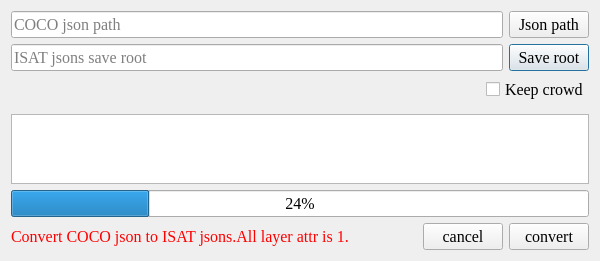
<?xml version="1.0" encoding="UTF-8"?>
<ui version="4.0">
 <class>DialogImport</class>
 <widget class="QDialog" name="DialogImport">
  <property name="windowModality">
   <enum>Qt::NonModal</enum>
  </property>
  <property name="geometry">
   <rect>
    <x>0</x>
    <y>0</y>
    <width>600</width>
    <height>257</height>
   </rect>
  </property>
  <property name="font">
   <font>
    <family>Times New Roman</family>
    <pointsize>12</pointsize>
   </font>
  </property>
  <property name="windowTitle">
   <string>Import</string>
  </property>
  <property name="sizeGripEnabled">
   <bool>false</bool>
  </property>
  <property name="modal">
   <bool>false</bool>
  </property>
  <layout class="QVBoxLayout" name="verticalLayout">
   <item>
    <widget class="QWidget" name="widget" native="true">
     <layout class="QGridLayout" name="gridLayout">
      <property name="leftMargin">
       <number>0</number>
      </property>
      <property name="topMargin">
       <number>0</number>
      </property>
      <property name="rightMargin">
       <number>0</number>
      </property>
      <property name="bottomMargin">
       <number>0</number>
      </property>
      <item row="3" column="1">
       <widget class="QPushButton" name="pushButton_save_root">
        <property name="text">
         <string>Save root</string>
        </property>
       </widget>
      </item>
      <item row="2" column="1">
       <widget class="QPushButton" name="pushButton_label_path">
        <property name="text">
         <string>Json path</string>
        </property>
       </widget>
      </item>
      <item row="3" column="0">
       <widget class="QLineEdit" name="lineEdit_save_root">
        <property name="enabled">
         <bool>true</bool>
        </property>
        <property name="readOnly">
         <bool>true</bool>
        </property>
        <property name="placeholderText">
         <string>ISAT jsons save root</string>
        </property>
       </widget>
      </item>
      <item row="2" column="0">
       <widget class="QLineEdit" name="lineEdit_label_path">
        <property name="enabled">
         <bool>true</bool>
        </property>
        <property name="readOnly">
         <bool>true</bool>
        </property>
        <property name="placeholderText">
         <string>COCO json path</string>
        </property>
       </widget>
      </item>
     </layout>
    </widget>
   </item>
   <item>
    <widget class="QWidget" name="widget_3" native="true">
     <layout class="QHBoxLayout" name="horizontalLayout_2">
      <property name="leftMargin">
       <number>0</number>
      </property>
      <property name="topMargin">
       <number>0</number>
      </property>
      <property name="rightMargin">
       <number>0</number>
      </property>
      <property name="bottomMargin">
       <number>0</number>
      </property>
      <item>
       <spacer name="horizontalSpacer_2">
        <property name="orientation">
         <enum>Qt::Horizontal</enum>
        </property>
        <property name="sizeHint" stdset="0">
         <size>
          <width>40</width>
          <height>20</height>
         </size>
        </property>
       </spacer>
      </item>
      <item>
       <widget class="QCheckBox" name="checkBox_keepcrowd">
        <property name="text">
         <string>Keep crowd</string>
        </property>
       </widget>
      </item>
     </layout>
    </widget>
   </item>
   <item>
    <widget class="QWidget" name="widget_4" native="true">
     <layout class="QHBoxLayout" name="horizontalLayout_3">
      <property name="leftMargin">
       <number>0</number>
      </property>
      <property name="topMargin">
       <number>0</number>
      </property>
      <property name="rightMargin">
       <number>0</number>
      </property>
      <property name="bottomMargin">
       <number>0</number>
      </property>
     </layout>
    </widget>
   </item>
   <item>
    <widget class="QTextBrowser" name="textBrowser">
     <property name="font">
      <font>
       <family>宋体</family>
       <pointsize>12</pointsize>
      </font>
     </property>
     <property name="lineWrapMode">
      <enum>QTextEdit::NoWrap</enum>
     </property>
    </widget>
   </item>
   <item>
    <widget class="QProgressBar" name="progressBar">
     <property name="value">
      <number>24</number>
     </property>
    </widget>
   </item>
   <item>
    <widget class="QWidget" name="widget_2" native="true">
     <layout class="QHBoxLayout" name="horizontalLayout">
      <property name="leftMargin">
       <number>0</number>
      </property>
      <property name="topMargin">
       <number>0</number>
      </property>
      <property name="rightMargin">
       <number>0</number>
      </property>
      <property name="bottomMargin">
       <number>0</number>
      </property>
      <item>
       <widget class="QLabel" name="label">
        <property name="font">
         <font>
          <family>Times New Roman</family>
          <pointsize>12</pointsize>
         </font>
        </property>
        <property name="styleSheet">
         <string notr="true">color: rgb(255, 0, 0);</string>
        </property>
        <property name="text">
         <string>Convert COCO json to ISAT jsons.All layer attr is 1.</string>
        </property>
       </widget>
      </item>
      <item>
       <spacer name="horizontalSpacer">
        <property name="orientation">
         <enum>Qt::Horizontal</enum>
        </property>
        <property name="sizeHint" stdset="0">
         <size>
          <width>40</width>
          <height>20</height>
         </size>
        </property>
       </spacer>
      </item>
      <item>
       <widget class="QPushButton" name="pushButton_cancel">
        <property name="text">
         <string>cancel</string>
        </property>
        <property name="icon">
         <iconset resource="../icons.qrc">
          <normaloff>:/icon/icons/close-one.svg</normaloff>:/icon/icons/close-one.svg</iconset>
        </property>
       </widget>
      </item>
      <item>
       <widget class="QPushButton" name="pushButton_apply">
        <property name="text">
         <string>convert</string>
        </property>
        <property name="icon">
         <iconset resource="../icons.qrc">
          <normaloff>:/icon/icons/check-one.svg</normaloff>:/icon/icons/check-one.svg</iconset>
        </property>
       </widget>
      </item>
     </layout>
    </widget>
   </item>
  </layout>
 </widget>
 <resources>
  <include location="../icons.qrc"/>
 </resources>
 <connections/>
</ui>
